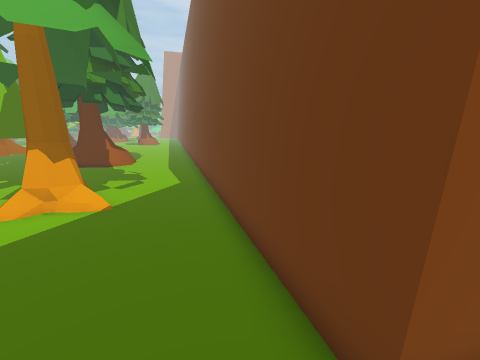
[1] (above)

24 first-person views from a walk through a Unity game level. The camera is 1.3 m above the floor, tilts 12° down and sees 90° across. The floor is counted in squares, 0.5 m on a side. Each view is taken from the middle of a square. On the plan, view 1 faces up. The plan holds only what a view shows up to about 17 squares ahead; the rest is blank. The place goes on beyond the plan. The player character is not drawn.

[2]
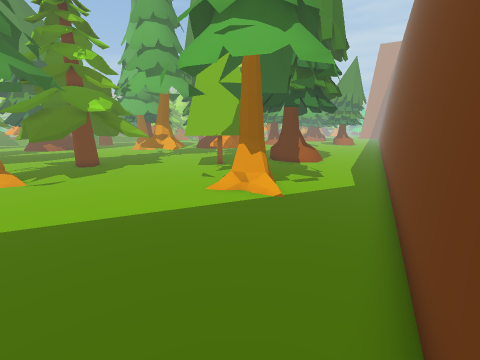

[3]
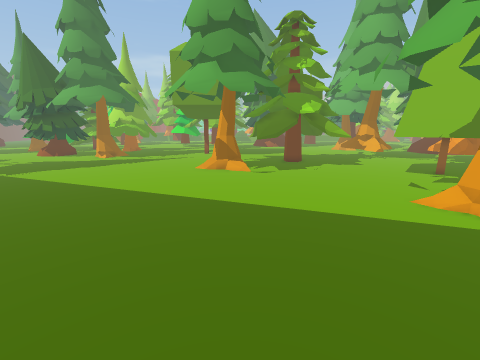

[4]
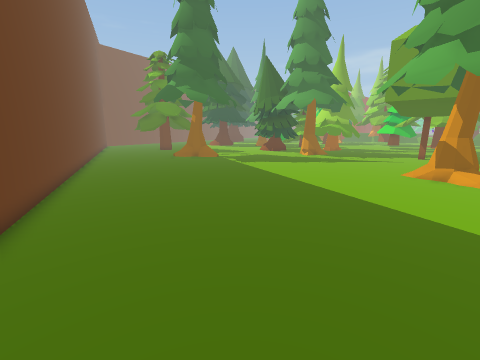

[5]
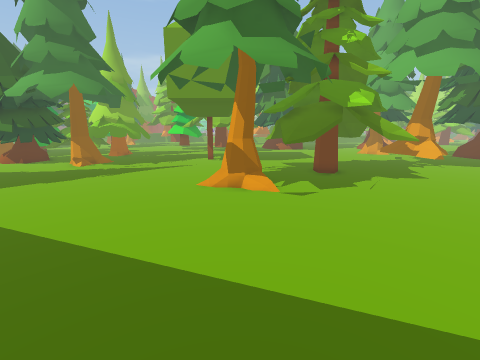

[6]
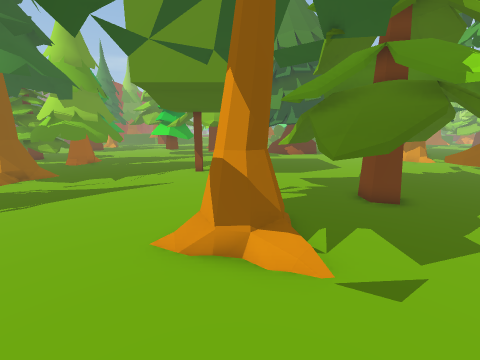

[7]
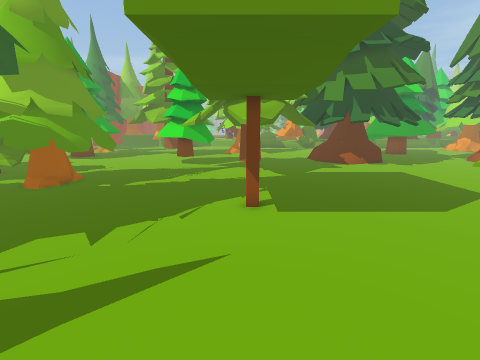

[8]
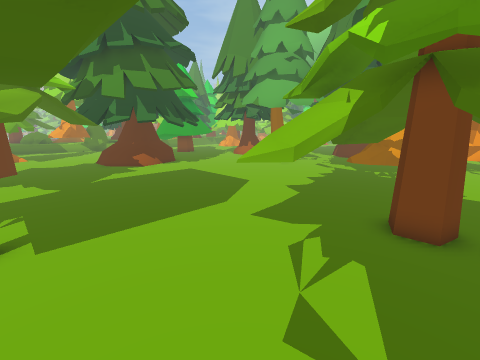

[9]
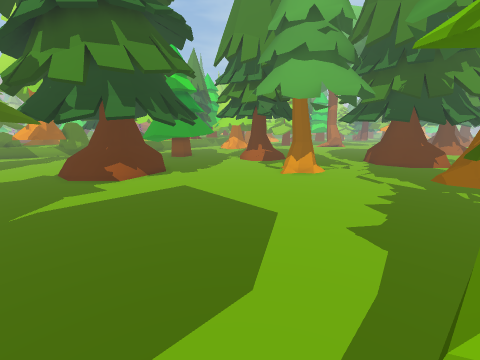

[10]
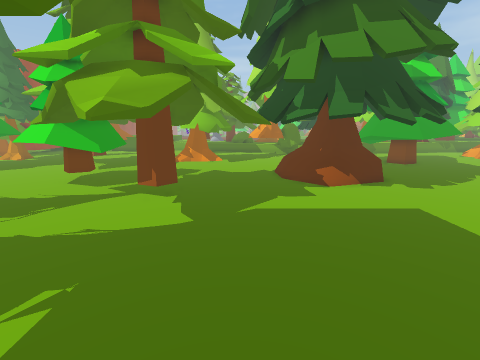

[11]
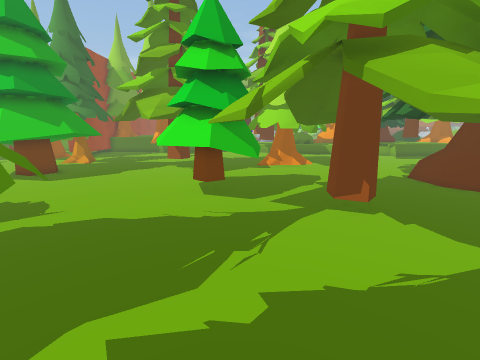

[12]
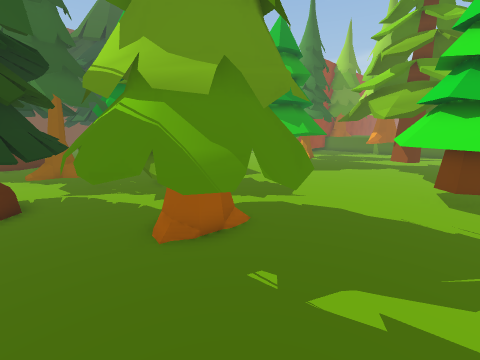

[13]
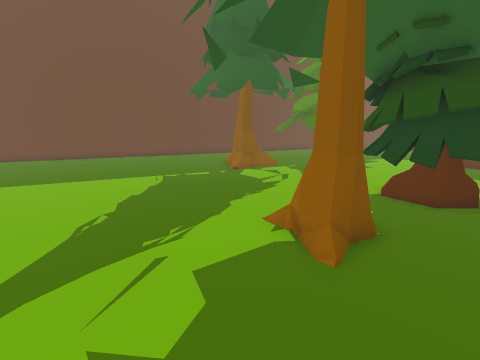

[14]
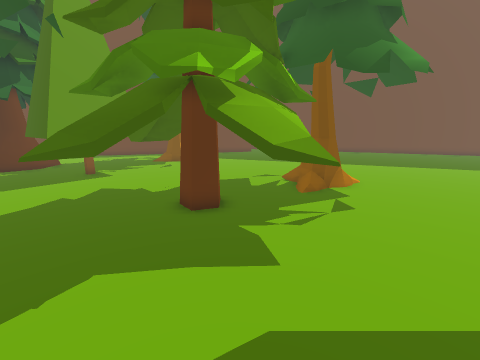

[15]
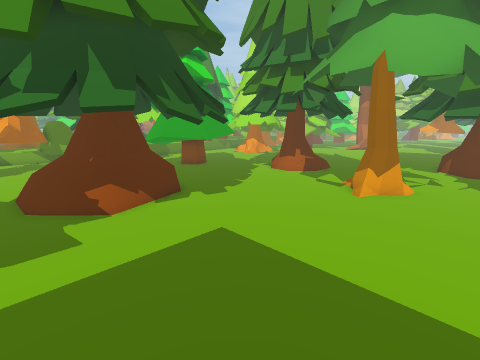

[16]
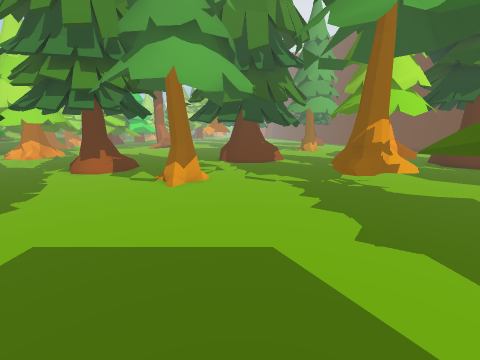

[17]
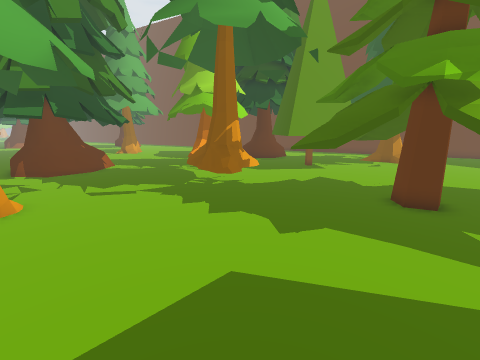

[18]
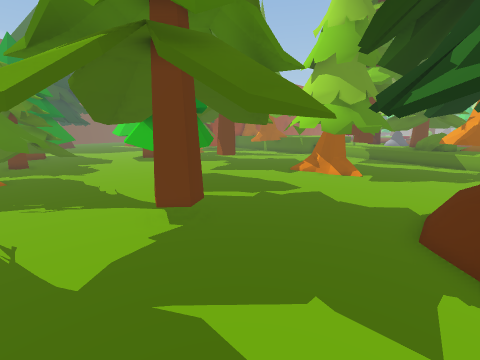

[19]
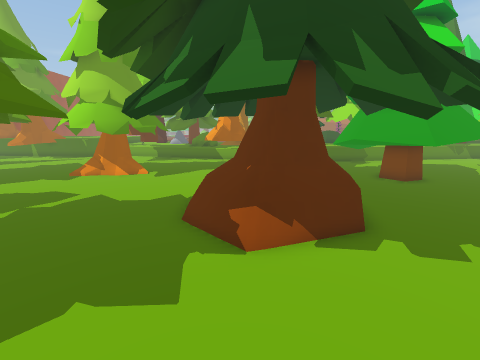

[20]
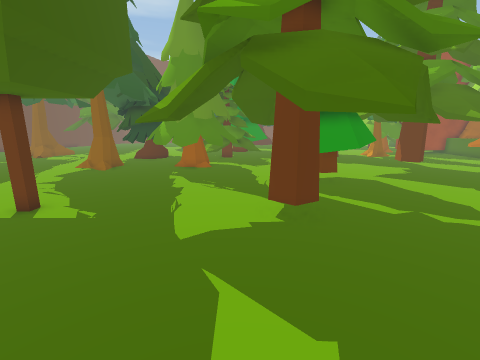

[21]
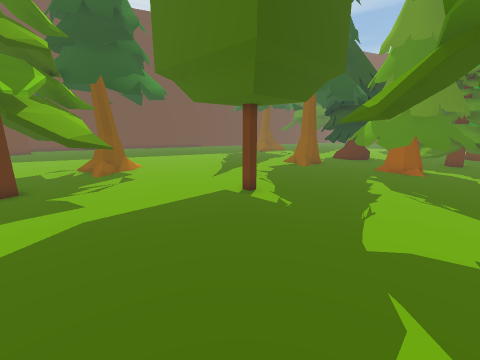

[22]
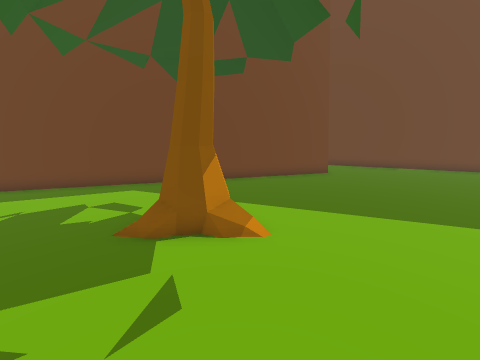

[23]
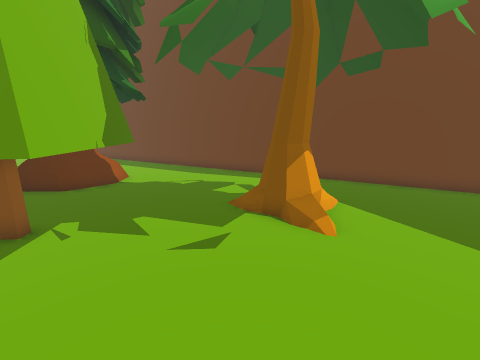

[24]
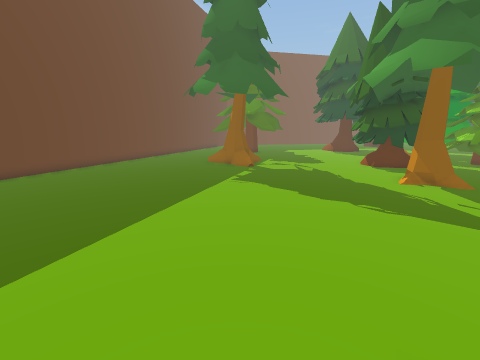

### Floor plan
Key: @ floor where view 1 was taken; # wall or solid block; . floor; / step, stairs or slope; O other object.
Columns run from 42 left of view 1 to 5 right of it. Each row starts with its distance up from view 1.
 18         ..   .OOOO...OOO      O#OO.....#
 17  ...  #O..   ........OOOOOO ..OOOO.....#
 16  ....OOO.    .........OOOOO ...........##
 15   O..///...  .........OOOOO.OO..........#
 14 OOO........ OO......  . #O..OO .........#
 13 OOO........OOO......OO.....OOO  ........##
 12 OOO.........O......#OOOO..OOOOOOO.......##
 11 OOO................OOO#...OOOOOO.........#
 10 OO..OOO............##......OOOOO...O.....##
  9  O....O......................OO....OO....##
  8     O...O................. ........OOO....#
  7   OOOOO.OO..........OOOOOOO........O# ....#
  6     #OO.OO..........OOO..OO...............##
  5     #OO.OO..........OO.OOOO...............##
  4    OOOO.O...........OO.#O.O................#
  3 O..OOO.OO...........OO...OO................##
  2 .OO...OO............OOOOOOO................##
  1 .OOOOOO.O...........OOOOO##  .................
  0 .......OOO...............OOO .............@...##
 -1 ..........................OO..................#
 -2 O....O.....OO.............OO..................#
 -3 O...OO..#O..OO...O.........O.................##
 -4 O...OO..OO.OO....O...........................#
 -5 O....O......................................##
 -6 .....OOO..O.................................#
 -7 O...OOOOOO..................................#
 -8 O...OOOOOO................................. #
 -9 .... OOOO..................................#
-10 ....  OO.....OO............................#
-11 O..OO......OOOOO...O......................##
-12 O.OO......OOOOOOO..OO.....................#
-13 ..........OOOOOOO..OOO...................##
-14 .......... OO OOO..  ....................#
-15 O..........O   O ........................#
-16 OOOO......OOOO    OO#...................##
-17 OOOOO....OOOOO..OOOO  ..................#
-18 OOOOOO.  OOOOOOOOOOOOO  ....OO        ..#

Positions as (right, up) in squares from view 1, and headings:
1: (0, 0), facing up
2: (1, 0), facing up-left
3: (1, 0), facing left
4: (1, 0), facing down-left
5: (-4, -1), facing left
6: (-10, -1), facing left
7: (-17, -4), facing left
8: (-18, -3), facing up-left
9: (-22, 0), facing up-left
10: (-24, 0), facing left
11: (-26, -7), facing left
12: (-25, -8), facing down-left
13: (-25, -7), facing down-right
14: (-27, 3), facing right
15: (-27, 2), facing up-left
16: (-27, 1), facing up
17: (-29, 3), facing up-right
18: (-30, 3), facing down-left
19: (-30, 4), facing left
20: (-32, 4), facing down
21: (-32, 4), facing down-right
22: (-13, 7), facing right
23: (-13, 4), facing up-right
24: (-13, -1), facing down
